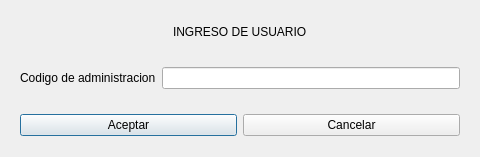
<?xml version="1.0" encoding="UTF-8"?>
<ui version="4.0">
 <class>Usuario</class>
 <widget class="QDialog" name="Usuario">
  <property name="geometry">
   <rect>
    <x>0</x>
    <y>0</y>
    <width>480</width>
    <height>157</height>
   </rect>
  </property>
  <property name="windowTitle">
   <string>Dialog</string>
  </property>
  <layout class="QGridLayout" name="gridLayout">
   <item row="0" column="0">
    <spacer name="horizontalSpacer">
     <property name="orientation">
      <enum>Qt::Horizontal</enum>
     </property>
     <property name="sizeHint" stdset="0">
      <size>
       <width>164</width>
       <height>20</height>
      </size>
     </property>
    </spacer>
   </item>
   <item row="0" column="1">
    <widget class="QLabel" name="label">
     <property name="text">
      <string>INGRESO DE USUARIO</string>
     </property>
    </widget>
   </item>
   <item row="0" column="2">
    <spacer name="horizontalSpacer_2">
     <property name="orientation">
      <enum>Qt::Horizontal</enum>
     </property>
     <property name="sizeHint" stdset="0">
      <size>
       <width>163</width>
       <height>20</height>
      </size>
     </property>
    </spacer>
   </item>
   <item row="1" column="0" colspan="3">
    <widget class="QWidget" name="widget" native="true">
     <layout class="QFormLayout" name="formLayout">
      <item row="0" column="0">
       <widget class="QLabel" name="label_3">
        <property name="text">
         <string>Codigo de administracion</string>
        </property>
       </widget>
      </item>
      <item row="0" column="1">
       <widget class="QLineEdit" name="inContra">
        <property name="echoMode">
         <enum>QLineEdit::Password</enum>
        </property>
       </widget>
      </item>
     </layout>
    </widget>
   </item>
   <item row="2" column="0" colspan="3">
    <widget class="QWidget" name="widget_2" native="true">
     <layout class="QHBoxLayout" name="horizontalLayout">
      <item>
       <widget class="QPushButton" name="btnAceptar">
        <property name="text">
         <string>Aceptar</string>
        </property>
       </widget>
      </item>
      <item>
       <widget class="QPushButton" name="btnCancelar">
        <property name="text">
         <string>Cancelar</string>
        </property>
       </widget>
      </item>
     </layout>
    </widget>
   </item>
  </layout>
 </widget>
 <resources/>
 <connections/>
</ui>
